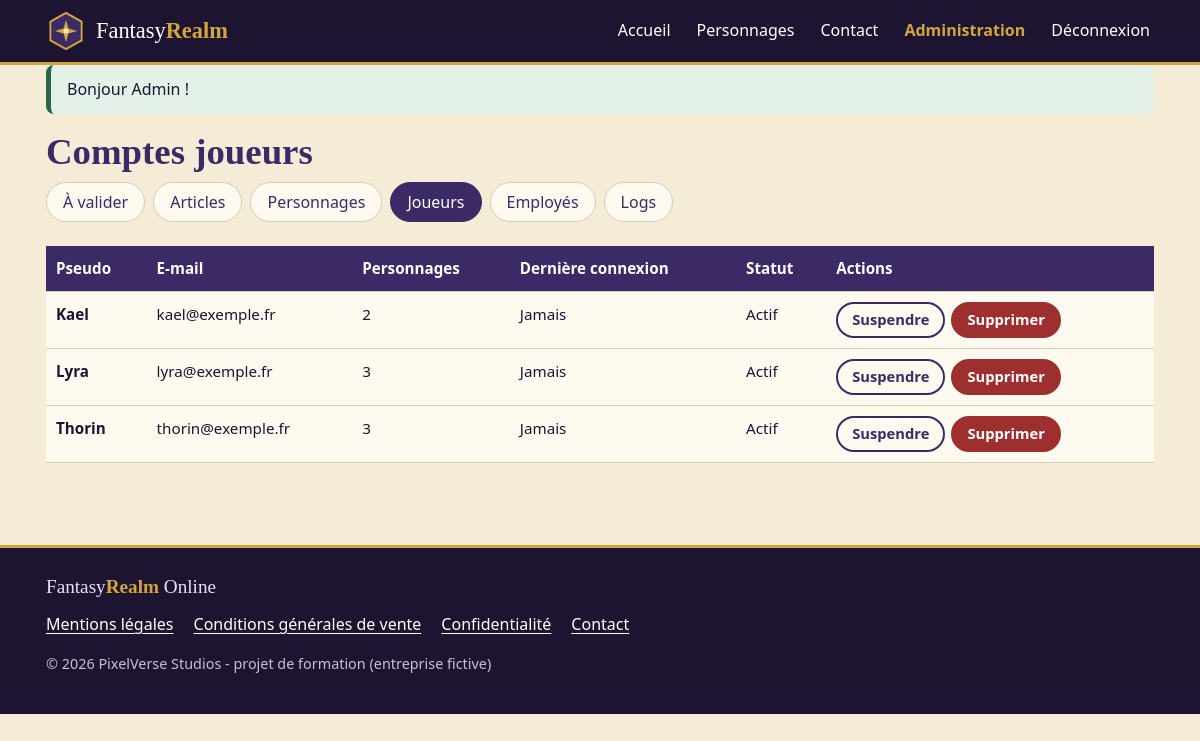
The app's page /gestion/joueurs (signed in) with its own data.
### tables this page shows
CREATE TABLE utilisateurs (
    id                  INT UNSIGNED AUTO_INCREMENT PRIMARY KEY,
    email               VARCHAR(190) NOT NULL,
    pseudo              VARCHAR(30)  NOT NULL,
    mot_de_passe        VARCHAR(255) NOT NULL COMMENT 'Hash argon2id, jamais le mot de passe en clair',
    role                ENUM('joueur', 'employe', 'admin') NOT NULL DEFAULT 'joueur',
    statut              ENUM('actif', 'suspendu') NOT NULL DEFAULT 'actif',
    doit_changer_mdp    BOOLEAN      NOT NULL DEFAULT FALSE COMMENT 'Vrai après une réinitialisation : changement imposé à la connexion',
    derniere_connexion  DATETIME     NULL,
    cree_le             DATETIME     NOT NULL DEFAULT CURRENT_TIMESTAMP,
    CONSTRAINT uq_utilisateurs_email UNIQUE (email),
    CONSTRAINT uq_utilisateurs_pseudo UNIQUE (pseudo)
);

### src/Core/View.php (called while the page is built, shortened)
<?php
class View
{
    public static function render(string $template, array $data = []): void
    {
        extract($data, EXTR_SKIP);
        require ROOT . '/templates/' . $template . '.php';
        require ROOT . '/templates/layout.php';
    }
}

### src/Controllers/GestionController.php (called while the page is built, shortened)
<?php
class GestionController
{
    public function joueurs(): void
    {
        View::render('gestion/joueurs', ['title' => 'Comptes joueurs', 'joueurs' => Utilisateur::parRole('joueur')]);
    }
}

### src/Core/Router.php (called while the page is built, shortened)
<?php
class Router
{
    private array $routes = [];
    public function get(string $path, array $action, string|array $roles = []): void
    {
        $this->routes['GET'][$path] = ['action' => $action, 'roles' => (array) $roles];
    }
    public function post(string $path, array $action, string|array $roles = []): void
    {
        $this->routes['POST'][$path] = ['action' => $action, 'roles' => (array) $roles];
    }
    public function dispatch(string $method, string $uri): void
    {
        $path = parse_url($uri, PHP_URL_PATH) ?: '/';
        $path = $path === '/' ? '/' : rtrim($path, '/');
        $route = $this->routes[$method][$path] ?? null;
        [$class, $methodName] = $route['action'];
        (new $class())->$methodName();
    }
}

### public/index.php (called while the page is built, shortened)
<?php
$joueur = 'joueur';
$personnel = ['employe', 'admin'];
$admin = 'admin';
$r = new Router();
$r->get('/', [PageController::class, 'accueil']);
$r->get('/mentions-legales', [PageController::class, 'mentionsLegales']);
$r->get('/conditions-generales', [PageController::class, 'conditionsGenerales']);
$r->get('/confidentialite', [PageController::class, 'confidentialite']);
$r->get('/contact', [ContactController::class, 'formulaire']);
$r->post('/contact', [ContactController::class, 'envoyer']);
$r->get('/api/pseudo', [ContactController::class, 'apiPseudo']);
$r->get('/personnages', [GalerieController::class, 'liste']);
$r->get('/personnage', [GalerieController::class, 'detail']);
$r->get('/avatar', [GalerieController::class, 'avatar']);
$r->post('/personnage/avis', [GalerieController::class, 'deposerAvis'], $joueur);
$r->get('/inscription', [AuthController::class, 'formulaireInscription']);
$r->post('/inscription', [AuthController::class, 'inscription']);
$r->get('/connexion', [AuthController::class, 'formulaireConnexion']);
$r->post('/connexion', [AuthController::class, 'connexion']);
$r->post('/deconnexion', [AuthController::class, 'deconnexion']);
$r->get('/mot-de-passe-oublie', [AuthController::class, 'formulaireOubli']);
$r->post('/mot-de-passe-oublie', [AuthController::class, 'oubli']);
$r->get('/espace/mot-de-passe', [AuthController::class, 'formulaireChangement'], [$joueur, ...$personnel]);
$r->post('/espace/mot-de-passe', [AuthController::class, 'changement'], [$joueur, ...$personnel]);
$r->post('/espace/supprimer-compte', [AuthController::class, 'supprimerCompte'], $joueur);
$r->get('/espace', [EspaceController::class, 'index'], $joueur);
$r->get('/espace/creer', [EspaceController::class, 'formulaireCreation'], $joueur);
$r->post('/espace/creer', [EspaceController::class, 'creer'], $joueur);
$r->get('/espace/personnage', [EspaceController::class, 'formulaireModification'], $joueur);
$r->post('/espace/personnage', [EspaceController::class, 'modifier'], $joueur);
$r->post('/espace/equiper', [EspaceController::class, 'equiper'], $joueur);
$r->post('/espace/partager', [EspaceController::class, 'partager'], $joueur);
$r->post('/espace/dupliquer', [EspaceController::class, 'dupliquer'], $joueur);
$r->post('/espace/supprimer', [EspaceController::class, 'supprimer'], $joueur);
$r->get('/apercu', [EspaceController::class, 'apercu'], $joueur);
$r->get('/gestion', [GestionController::class, 'index'], $personnel);
$r->post('/gestion/personnage/valider', [GestionController::class, 'validerPersonnage'], $personnel);
$r->post('/gestion/personnage/rejeter', [GestionController::class, 'rejeterPersonnage'], $personnel);
$r->post('/gestion/avis', [GestionController::class, 'modererAvis'], $personnel);
$r->get('/gestion/accessoires', [GestionController::class, 'accessoires'], $personnel);
$r->post('/gestion/accessoires', [GestionController::class, 'creerAccessoire'], $personnel);
$r->post('/gestion/accessoires/etat', [GestionController::class, 'etatAccessoire'], $personnel);
$r->post('/gestion/accessoires/supprimer', [GestionController::class, 'supprimerAccessoire'], $personnel);
$r->get('/gestion/personnages', [GestionController::class, 'personnages'], $personnel);
$r->post('/gestion/personnages/supprimer', [GestionController::class, 'supprimerPersonnage'], $personnel);
$r->get('/gestion/joueurs', [GestionController::class, 'joueurs'], $personnel);
$r->post('/gestion/joueurs/statut', [GestionController::class, 'statutJoueur'], $personnel);
$r->post('/gestion/joueurs/supprimer', [GestionController::class, 'supprimerJoueur'], $personnel);
$r->get('/admin/employes', [AdminController::class, 'employes'], $admin);
$r->post('/admin/employes', [AdminController::class, 'creerEmploye'], $admin);
$r->post('/admin/employes/mot-de-passe', [AdminController::class, 'motDePasseEmploye'], $admin);
$r->post('/admin/employes/statut', [AdminController::class, 'statutEmploye'], $admin);
$r->post('/admin/employes/supprimer', [AdminController::class, 'supprimerEmploye'], $admin);
$r->get('/admin/logs', [AdminController::class, 'logs'], $admin);
$r->dispatch($_SERVER['REQUEST_METHOD'], $_SERVER['REQUEST_URI']);

### src/Core/Database.php (called while the page is built, shortened)
<?php
final class Database
{
    private static ?PDO $pdo = null;
    public static function pdo(): PDO
    {
        if (self::$pdo === null) {
            $dsn = sprintf(
                'mysql:host=%s;port=%s;dbname=%s;charset=utf8mb4',
                $_ENV['DB_HOST'] ?? 'localhost',
                $_ENV['DB_PORT'] ?? '3306',
                $_ENV['DB_NAME'] ?? 'fantasyrealm'
            );
            self::$pdo = new PDO($dsn, $_ENV['DB_USER'] ?? '', $_ENV['DB_PASSWORD'] ?? '', [
                PDO::ATTR_ERRMODE            => PDO::ERRMODE_EXCEPTION,
                PDO::ATTR_DEFAULT_FETCH_MODE => PDO::FETCH_ASSOC,
                PDO::ATTR_EMULATE_PREPARES   => false,
            ]);
            self::$pdo->exec("SET time_zone = '+00:00'");
        }
        return self::$pdo;
    }
    public static function run(string $sql, array $params = []): \PDOStatement
    {
        $stmt = self::pdo()->prepare($sql);
        $stmt->execute($params);
        return $stmt;
    }
}

### src/Models/Utilisateur.php (called while the page is built, shortened)
<?php
final class Utilisateur
{
    public static function parRole(string $role): array
    {
        return Database::run(
            'SELECT u.id, u.email, u.pseudo, u.role, u.statut, u.derniere_connexion, u.cree_le, COUNT(p.id) AS nb_personnages
             FROM utilisateurs u LEFT JOIN personnages p ON p.utilisateur_id = u.id
             WHERE u.role = :role GROUP BY u.id ORDER BY u.pseudo',
            ['role' => $role]
        )->fetchAll();
    }
}

### src/helpers.php (called while the page is built, shortened)
<?php
function e(?string $value): string
{
    return htmlspecialchars($value ?? '', ENT_QUOTES | ENT_SUBSTITUTE, 'UTF-8');
}

### templates/gestion/joueurs.php (the view, shortened to what this page needs)
<h1>Comptes joueurs</h1>
<?php require __DIR__ . '/_menu.php'; ?>
<div class="tableau-defilant">
    <table class="tableau">
        <thead><tr><th scope="col">Pseudo</th><th scope="col">E-mail</th><th scope="col">Personnages</th><th scope="col">Dernière connexion</th><th scope="col">Statut</th><th scope="col">Actions</th></tr></thead>
        <tbody>
        <?php foreach ($joueurs as $j): ?>
            <tr<?= $j['statut'] === 'suspendu' ? ' class="inactif"' : '' ?>>
                <td><strong><?= e($j['pseudo']) ?></strong></td>
                <td><?= e($j['email']) ?></td>
                <td><?= (int) $j['nb_personnages'] ?></td>
                <td><?= $j['derniere_connexion'] ? e(date_fr($j['derniere_connexion'], true)) : 'Jamais' ?></td>
                <td><?= $j['statut'] === 'actif' ? 'Actif' : 'Suspendu' ?></td>
                <td class="actions-tableau">
                    <form method="post" action="/gestion/joueurs/statut">
                        <button type="submit" class="bouton bouton-petit bouton-secondaire">
                            <?= $j['statut'] === 'actif' ? 'Suspendre' : 'Réactiver' ?><span class="sr-only"> <?= e($j['pseudo']) ?></span></button>
                    </form>
                    <form method="post" action="/gestion/joueurs/supprimer"
                          data-confirmation="Supprimer le compte de <?= e($j['pseudo']) ?> et ses <?= (int) $j['nb_personnages'] ?> personnage(s) ?">
                        <button type="submit" class="bouton bouton-petit bouton-danger">Supprimer<span class="sr-only"> <?= e($j['pseudo']) ?></span></button>
                    </form>
                </td>
            </tr>
        <?php endforeach; ?>
        </tbody>
    </table>
</div>

### public/assets/css/style.css (style rules this page uses)
:root { --nuit: #1c1430; --violet: #3b2a66; --violet-clair: #5b4596; --or: #d4a63a; --or-fonce: #7a5810; --parchemin: #f5ecd7; --carte: #fffaf0; --encre: #1c1430; --gris: #564b69; --bordure: #d8cdb4; --rubis: #9e2f2f; --emeraude: #2b6446; --titres: Georgia, "Palatino Linotype", "Book Antiqua", serif; --texte: system-ui, -apple-system, "Segoe UI", Roboto, sans-serif; --rayon: 12px; --ombre: 0 2px 6px rgba(28, 20, 48, 0.12); }
*, *::before, *::after { box-sizing: border-box; }
html { -webkit-text-size-adjust: 100%; }
body { margin: 0; font-family: var(--texte); font-size: 1rem; line-height: 1.6; color: var(--encre); background: var(--parchemin); }
h1, h2, h3 { font-family: var(--titres); color: var(--violet); line-height: 1.2; }
h1 { font-size: 1.9rem; margin: 0 0 0.5rem; }
table { border-collapse: collapse; }
.bouton { display: inline-flex; align-items: center; justify-content: center; min-height: 44px; background: var(--violet); color: #fff; border: 2px solid var(--violet); border-radius: 999px; padding: 8px 22px; font: inherit; font-weight: 600; text-decoration: none; cursor: pointer; transition: background-color 0.15s; }
.bouton-secondaire, .hero .bouton-secondaire { background: transparent; color: var(--violet); border-color: var(--violet); }
.bouton-danger { background: var(--rubis); border-color: var(--rubis); }
.bouton-petit { min-height: 36px; padding: 4px 14px; font-size: 0.92rem; }
.tableau-defilant { overflow-x: auto; }
.tableau { width: 100%; background: var(--carte); font-size: 0.95rem; }
.tableau th, .tableau td { text-align: left; padding: 10px; border-bottom: 1px solid var(--bordure); vertical-align: top; }
.tableau th { background: var(--violet); color: #fff; }
.actions-tableau { display: flex; flex-wrap: wrap; gap: 6px; }
@media (min-width: 960px) { h1 { font-size: 2.3rem; } }

### records on screen
utilisateurs: pseudo "Kael", email "kael@exemple.fr", nb_personnages "2", shows "Jamais", statut "Actif"
utilisateurs: pseudo "Lyra", email "lyra@exemple.fr", nb_personnages "3", shows "Jamais", statut "Actif"
utilisateurs: pseudo "Thorin", email "thorin@exemple.fr", nb_personnages "3", shows "Jamais", statut "Actif"

### other values on screen
$f['message'] "Bonjour Admin !"
$libelle "À valider"
$libelle "Articles"
$libelle "Personnages"
$libelle "Joueurs"
$libelle "Employés"
$libelle "Logs"
